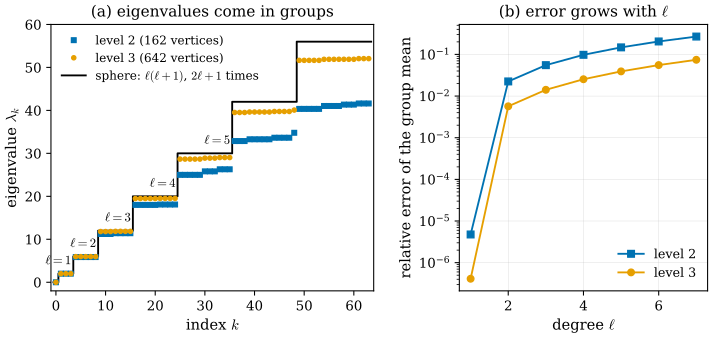

This figure's Python source:
"""Figure 31.4.1: the spectrum of the cotan Laplacian on sphere meshes (Section 31.4).

Unit icospheres of level 2 (162 vertices) and level 3 (642 vertices), mixed Voronoi mass. The generalized
eigenvalues of -L phi = lambda M phi, lambda_0 <= lambda_1 <= ..., for k = 0..63 (degrees l = 0..7).
(a) lambda_k against k (dots) and the exact eigenvalues l (l + 1) of the unit sphere with multiplicity 2l + 1
    (black staircase, Proposition 29.6.1).
(b) Relative error of the mean of each group of 2l + 1 eigenvalues against l (log scale).
Self-check: lambda_1..3 = 2 (relative 5e-6 on level 2, 4e-7 on level 3), groups of 2l + 1 values; level-3 error at l = 7 is 7.4%, level 2 26.8%.

Run from the project root: ``PYTHONPATH=tools python3 chapters/31-meshes/figures/fig-31-4-1-spectrum.py``
"""

import pathlib
import sys

sys.path.insert(0, str(pathlib.Path(__file__).resolve().parents[1] / "lib"))
import dgmesh as dm  # noqa: E402

import dgfig  # noqa: E402

dgfig.setup()

import matplotlib.pyplot as plt  # noqa: E402
import numpy as np  # noqa: E402

C = dgfig.COLORS
fig, (ax, axb) = plt.subplots(1, 2, figsize=(7.6, 3.7), gridspec_kw=dict(width_ratios=[1.3, 1.0], wspace=0.3))
K = 64
ls = np.arange(8)
res = {}
for lv, col, mk, ms in ((2, C["tangent"], "s", 3.5), (3, C["accent"], "o", 3.2)):
    V, F = dm.icosphere(lv)
    lam, _ = dm.generalized_eigs(dm.cotan_laplacian(V, F), dm.mass_voronoi(V, F), K)
    assert abs(lam[0]) < 1e-9 and np.allclose(lam[1:4], 2.0, rtol=0, atol=2e-5)
    grp = np.array([lam[l * l:(l + 1) ** 2].mean() for l in ls[1:]])
    res[lv] = (grp - ls[1:] * (ls[1:] + 1)) / (ls[1:] * (ls[1:] + 1))
    ax.plot(np.arange(K), lam, mk, color=col, ms=ms, label=f"level {lv} ({len(V)} vertices)", zorder=3)
# exact staircase
kk, vals = [], []
for l in ls:
    kk += [l * l - 0.5, (l + 1) ** 2 - 0.5]
    vals += [l * (l + 1)] * 2
ax.plot(kk, vals, color=C["main"], lw=1.4, label=r"sphere: $\ell(\ell+1)$, $2\ell+1$ times", zorder=2)
for l in ls[1:6]:
    ax.text((l + 1) ** 2 - 0.9, l * (l + 1) + 2.2, rf"$\ell={l}$", ha="right", fontsize=9.5)
ax.set_xlabel(r"index $k$")
ax.set_ylabel(r"eigenvalue $\lambda_k$")
ax.legend(fontsize=9, frameon=False, loc="upper left")
ax.set_xlim(-1, K)
ax.set_ylim(-2, 60)
ax.set_title("(a) eigenvalues come in groups", fontsize=11.5)

for lv, col, mk in ((2, C["tangent"], "s"), (3, C["accent"], "o")):
    axb.semilogy(ls[1:], np.abs(res[lv]), mk + "-", color=col, ms=5, lw=1.4, label=f"level {lv}")
assert round(abs(res[3][-1]), 3) == 0.074 and round(abs(res[2][-1]), 3) == 0.268
assert (res[3] <= 1e-12).all() and (res[2] <= 1e-12).all()   # the mesh underestimates
axb.set_xlabel(r"degree $\ell$")
axb.set_ylabel("relative error of the group mean")
axb.legend(fontsize=9.5, frameon=False, loc="lower right")
axb.grid(True, which="major", lw=0.3, alpha=0.5)
axb.set_title(r"(b) error grows with $\ell$", fontsize=11.5)

fig.subplots_adjust(left=0.08, right=0.98, top=0.9, bottom=0.15)
dgfig.save(fig, __file__)
